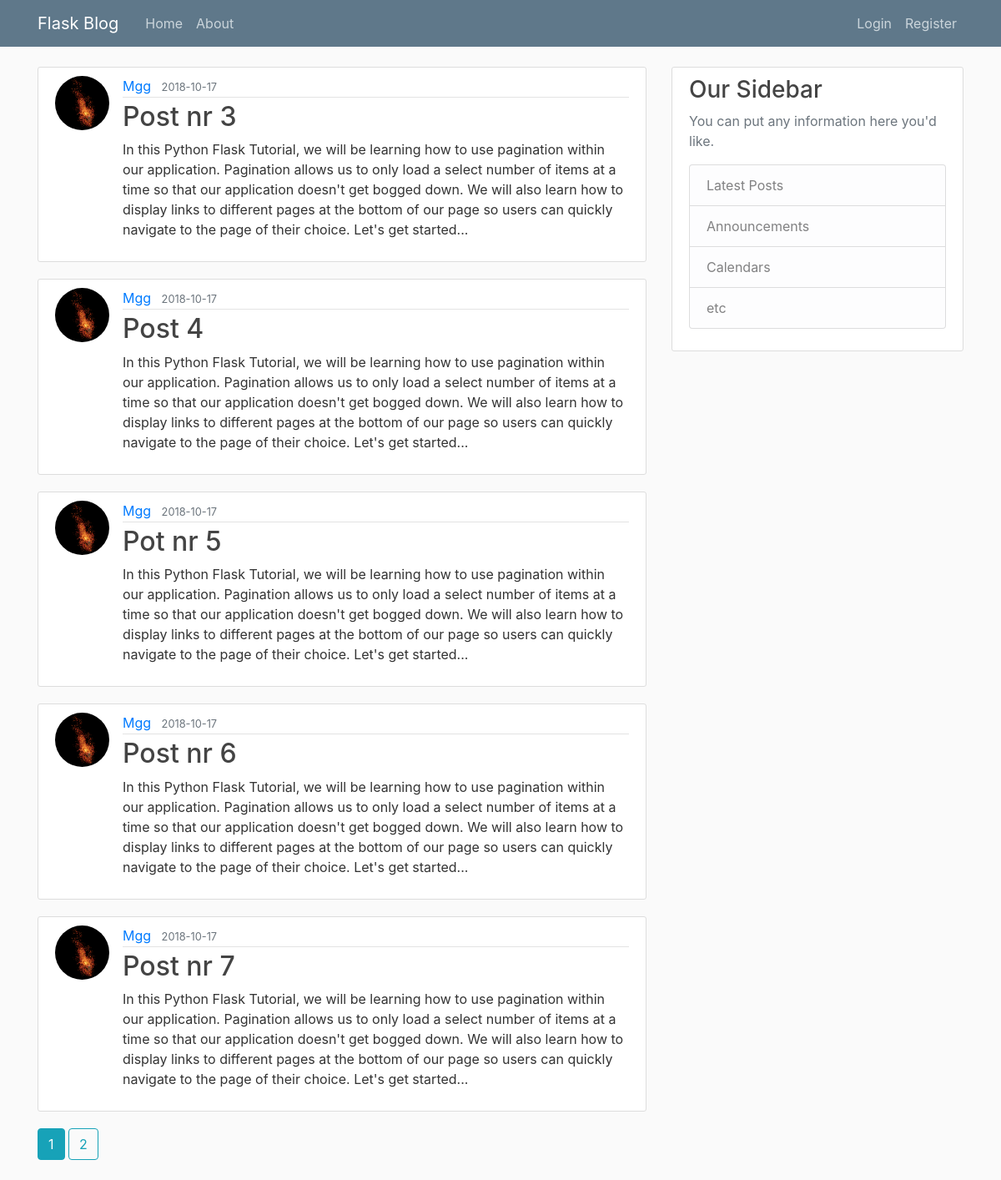
Page /home on the earlier database version.
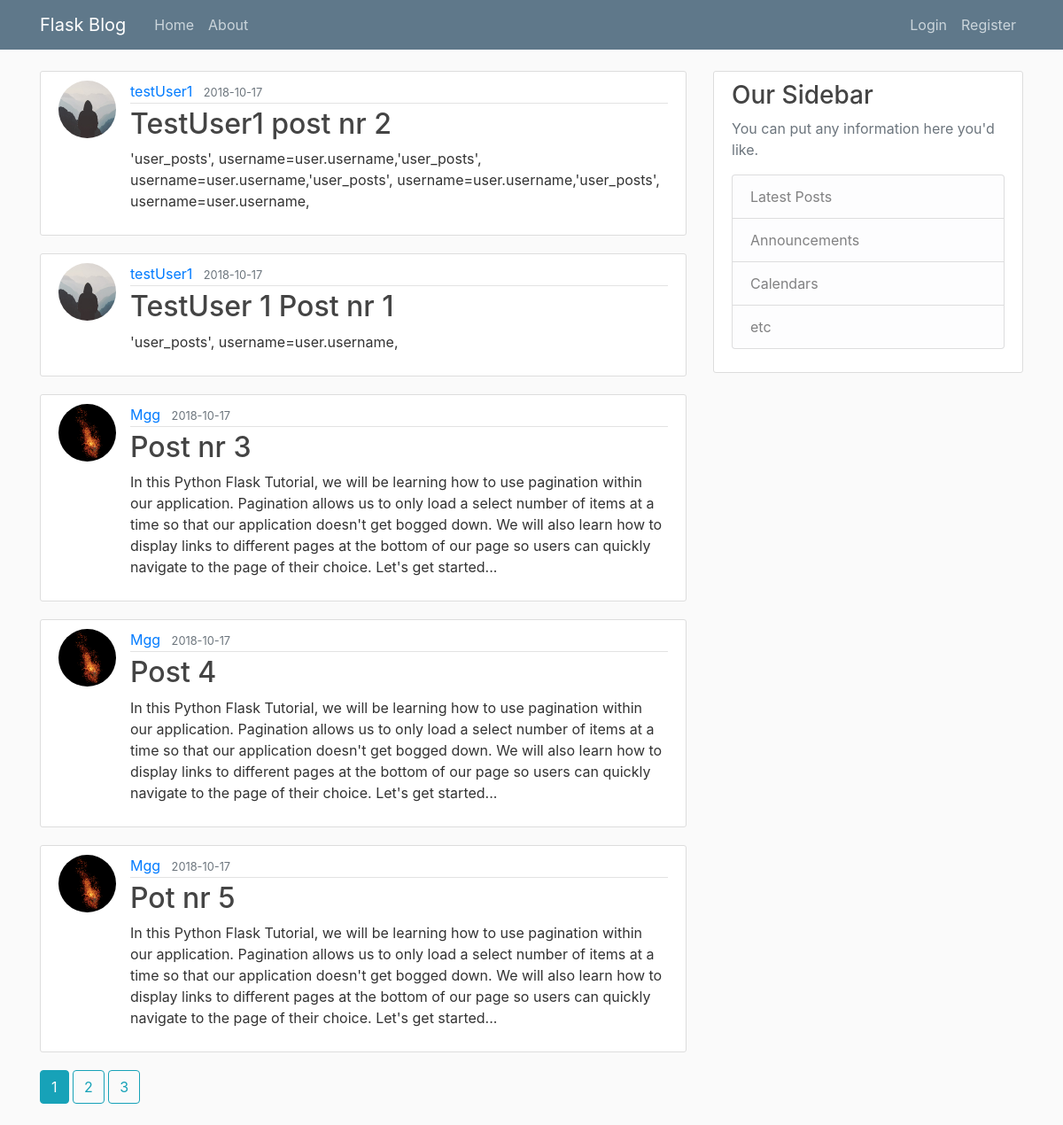
Same page on the later database version.
### app2/models.py (models this page shows, shortened)
class Post(db.Model):
    id = db.Column(db.Integer, primary_key=True)
    title = db.Column(db.String(100), nullable = False)
    date_posted = db.Column(db.DateTime, nullable = False, default=datetime.utcnow)
    content = db.Column(db.Text, nullable=False)
    user_id = db.Column(db.Integer, db.ForeignKey('user.id'), nullable=False)

class User(db.Model, UserMixin): # tworzenie klasy użytkowniak w oparciu o model bazy danych z SQLAlchemy
    id = db.Column(db.Integer, primary_key=True)
    username = db.Column(db.String(20),unique=True, nullable = False)
    email = db.Column(db.String(120), unique=True, nullable=False)
    image_file = db.Column(db.String(20), nullable=False, default='default.jpg')
    password = db.Column(db.String(60), nullable=False)
    posts = db.relationship('Post', backref='author', lazy = True) #powiązanie z klasą Post, backref - dodanie kolumny do klasy Post, atrybut lazy pozwala pobrać dane z klasy Post do danego użytkownika

### app2/routes.py (the view)
@app.route("/")
@app.route("/home")
def home():
    page = request.args.get('page', 1, type=int) #Pobieranie numeru strony
    posts = Post.query.order_by(Post.date_posted.desc()).paginate(page=page, per_page=5) #wszystkie posty
    return render_template("home.html", posts=posts)

### app2/templates/home.html
{% extends "layout.html" %}
{% block content %}
    {% for post in posts.items %}
        <article class="media content-section">
          <img class="rounded-circle article-img" src="{{ url_for('static', filename='profile_pics/' + post.author.image_file)}}">
            <div class="media-body">
            <div class="article-metadata">
              <a class="mr-2" href="/account">{{ post.author.username }}</a>
              <small class="text-muted">{{ post.date_posted.strftime('%Y-%m-%d') }}</small>
            </div>
            <h2><a class="article-title" href="{{url_for('post', post_id = post.id)}}">{{ post.title }}</a></h2>
            <p class="article-content">{{ post.content }}</p>
          </div>
        </article>
    {% endfor %}
    {% for page_num in posts.iter_pages(left_edge=1, right_edge=1, left_current=1, right_current=2) %}
        {% if page_num %}
            {% if posts.page == page_num %}
                <a class="btn btn-info mb-4" href="{{ url_for('home', page=page_num )}}">{{ page_num }}</a>
            {% else %}
                <a class="btn btn-outline-info mb-4" href="{{ url_for('home', page=page_num )}}">{{ page_num }}</a>
            {% endif %}
        {% else %}
            ...
        {% endif %}
    {% endfor %}
{% endblock content %}

### app2/templates/layout.html (shortened to what this page needs)
<!DOCTYPE html>
<html lang="en">
    <head>
        <link rel="stylesheet" href="https://maxcdn.bootstrapcdn.com/bootstrap/4.0.0/css/bootstrap.min.css">
        <link rel="stylesheet" type="text/css" href="{{ url_for('static', filename='main.css') }}">
    </head>
    <body>
        <header class="site-header">
          <nav class="navbar navbar-expand-md navbar-dark bg-steel fixed-top">
            <div class="container">
              <a class="navbar-brand mr-4" href="/">Flask Blog</a>
              <div class="collapse navbar-collapse" id="navbarToggle">
                <div class="navbar-nav mr-auto">
                  <a class="nav-item nav-link" href="{{url_for('home')}}">Home</a>
                  <a class="nav-item nav-link" href="{{url_for('about')}}">About</a>
                </div>
                <div class="navbar-nav">
                    {% if current_user.is_authenticated %}
                    <a class="nav-item nav-link" href="{{url_for('account')}}">Account</a>
                    <a class="nav-item nav-link" href="{{url_for('logout')}}">Logout</a>
                    <a class="nav-item nav-link" href="{{url_for('new_post')}}">New Post</a>
                    {% else %}
                  <a class="nav-item nav-link" href="{{url_for('login')}}">Login</a>
                  <a class="nav-item nav-link" href="{{url_for('register')}}">Register</a>
                    {% endif %}
                </div>
              </div>
            </div>
          </nav>
        </header>
        <main role="main" class="container">
          <div class="row">
            <div class="col-md-8">
              {% block content %}{% endblock %}
            </div>
            <div class="col-md-4">
              <div class="content-section">
                <h3>Our Sidebar</h3>
                <p class='text-muted'>You can put any information here you'd like.
                  <ul class="list-group">
                    <li class="list-group-item list-group-item-light">Latest Posts</li>
                    <li class="list-group-item list-group-item-light">Announcements</li>
                    <li class="list-group-item list-group-item-light">Calendars</li>
                    <li class="list-group-item list-group-item-light">etc</li>
                  </ul>
                </p>
              </div>
            </div>
          </div>
        </main>
    </body>
</html>

### app2/static/main.css (style rules this page uses)
body { background: #fafafa; color: #333333; margin-top: 5rem; }
h1, h2, h3, h4, h5, h6 { color: #444444; }
.bg-steel { background-color: #5f788a; }
.site-header .navbar-nav .nav-link { color: #cbd5db; }
.content-section { background: #ffffff; padding: 10px 20px; border: 1px solid #dddddd; border-radius: 3px; margin-bottom: 20px; }
.article-title { color: #444444; }
.article-content { white-space: pre-line; }
.article-img { height: 65px; width: 65px; margin-right: 16px; }
.article-metadata { padding-bottom: 1px; margin-bottom: 4px; border-bottom: 1px solid #e3e3e3 }

Differences in the rows shown:
no longer on this page (row unchanged): Post: image_file (picture), author.username "Mgg", date_posted "2018-10-17", title "Post nr 6", content "In this Python Flask Tutorial, we will be learning how to use pagination within our application. Pagination allows us to only load a select number of items at a time so that our application doesn't get bogged down. We will also learn how to display links to different pages at the bottom of our page so users can quickly navigate to the page of their choice. Let's get started..."
no longer on this page (row unchanged): Post: image_file (picture), author.username "Mgg", date_posted "2018-10-17", title "Post nr 7", content "In this Python Flask Tutorial, we will be learning how to use pagination within our application. Pagination allows us to only load a select number of items at a time so that our application doesn't get bogged down. We will also learn how to display links to different pages at the bottom of our page so users can quickly navigate to the page of their choice. Let's get started..."
added Post: image_file (placeholder picture), author.username "testUser1", date_posted "2018-10-17", title "TestUser1 post nr 2", content "'user_posts', username=user.username,'user_posts', username=user.username,'user_posts', username=user.username,'user_posts', username=user.username,"
added Post: image_file (placeholder picture), author.username "testUser1", date_posted "2018-10-17", title "TestUser 1 Post nr 1", content "'user_posts', username=user.username,"
Other differences:
new list line: "3"
